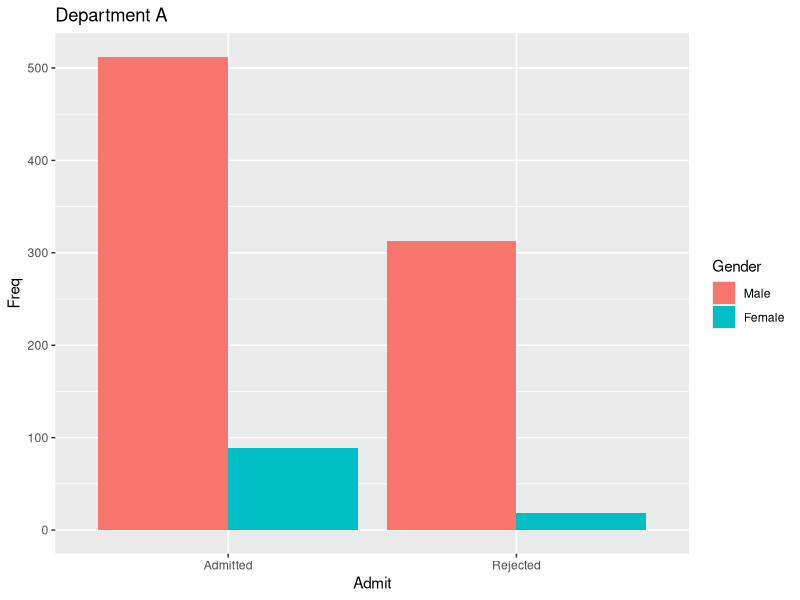
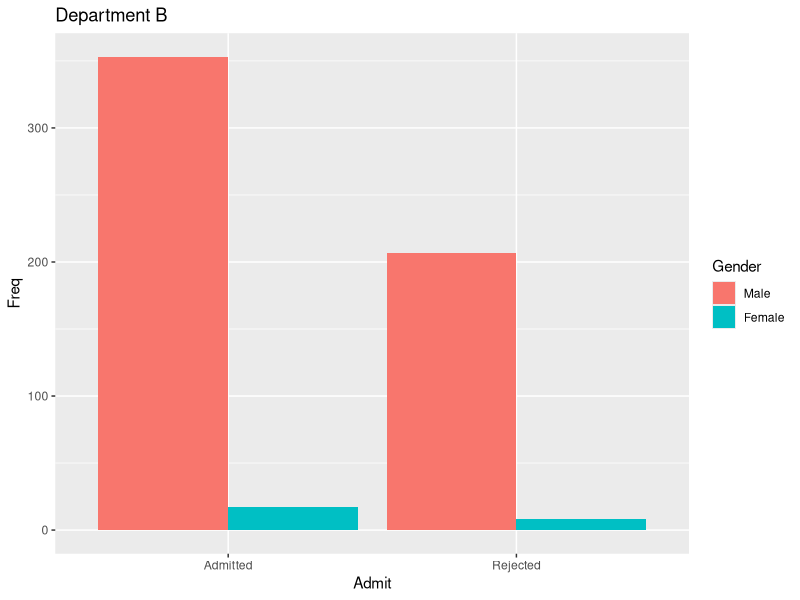
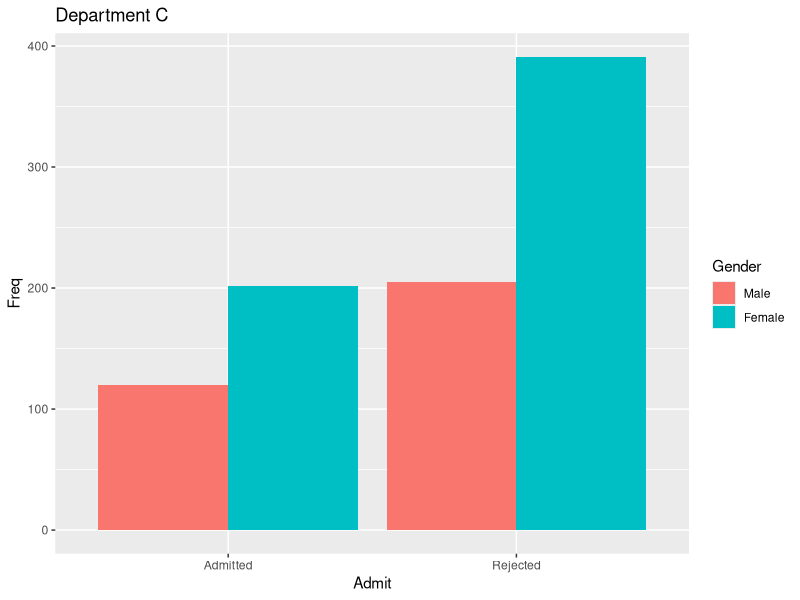
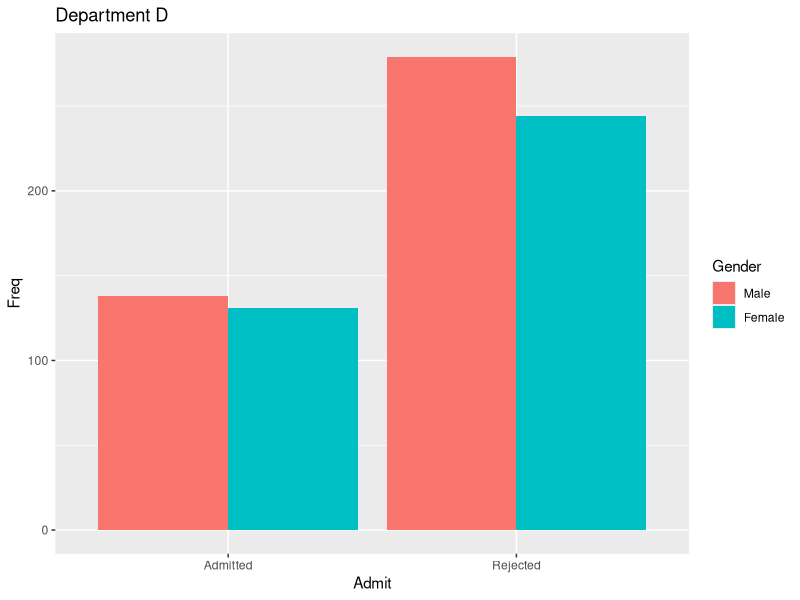
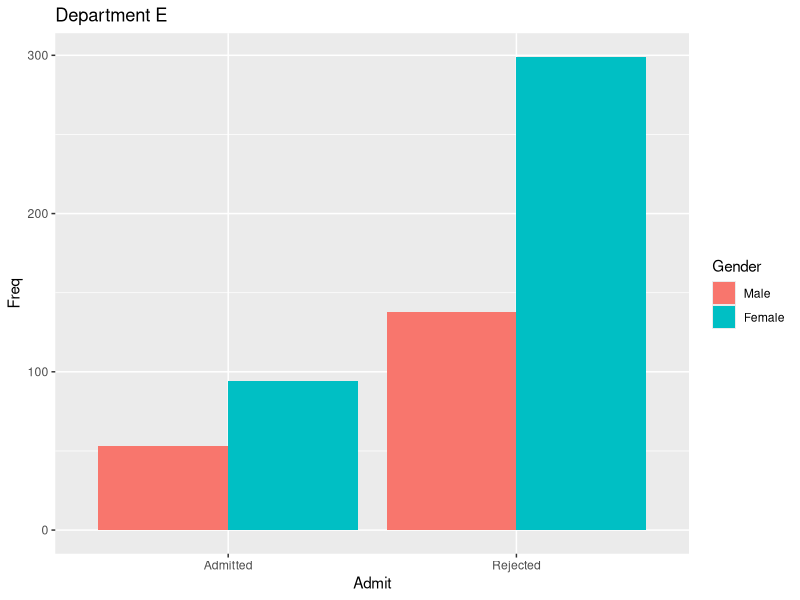
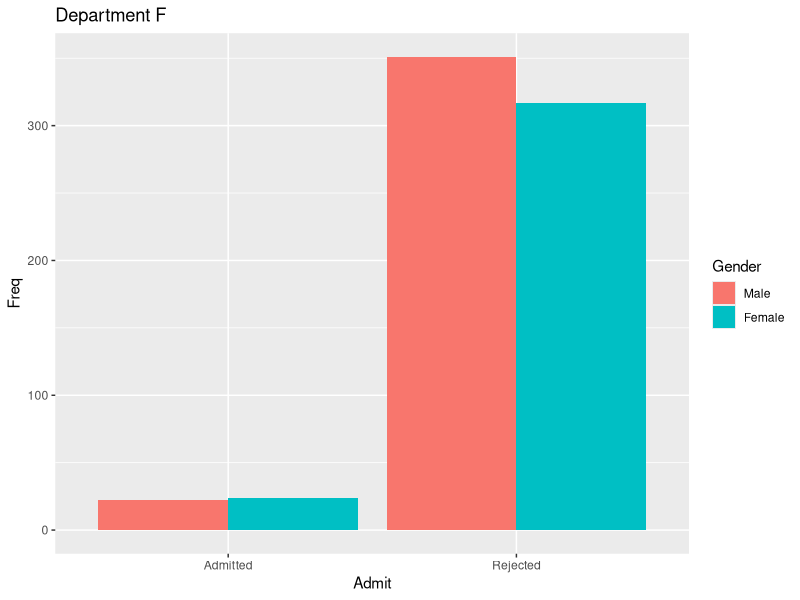
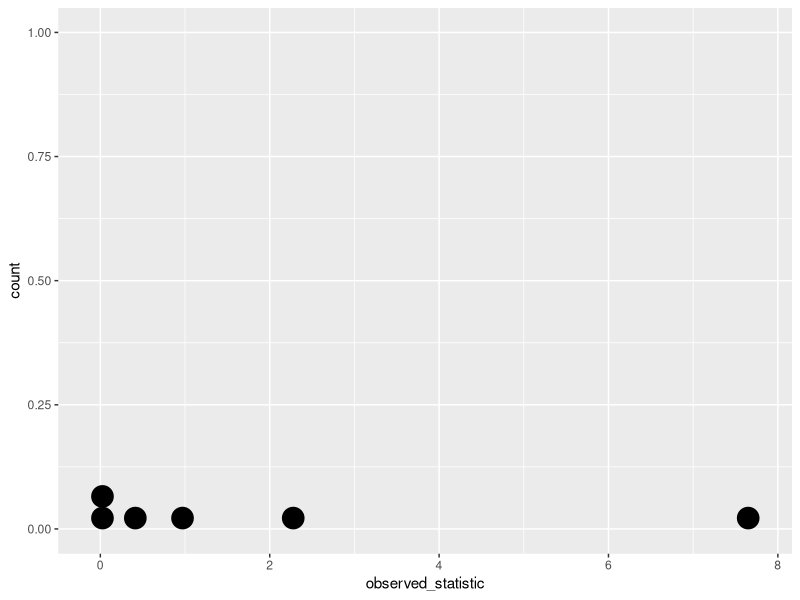

Write R code to recreate these figures, in order.
## ---- chunk 1
#load library
library(ggplot2)
## ---- chunk 2
UCBAdmissions
## ---- chunk 3
ggplot(data.frame(UCBAdmissions[,,LETTERS[1]]), aes(Admit , Freq, fill = Gender)) + geom_bar(stat="identity", position = "dodge") + ggtitle("Department A")
## ---- chunk 4
ggplot(data.frame(UCBAdmissions[,,LETTERS[2]]), aes(Admit, Freq, fill = Gender)) + geom_bar(stat="identity", position = "dodge") + ggtitle("Department B")
## ---- chunk 5
ggplot(data.frame(UCBAdmissions[,,LETTERS[3]]), aes(Admit, Freq, fill = Gender)) + geom_bar(stat="identity", position = "dodge") + ggtitle("Department C")
## ---- chunk 6
ggplot(data.frame(UCBAdmissions[,,LETTERS[4]]), aes(Admit, Freq, fill = Gender)) + geom_bar(stat="identity", position = "dodge") + ggtitle("Department D")
## ---- chunk 7
ggplot(data.frame(UCBAdmissions[,,LETTERS[5]]), aes(Admit, Freq, fill = Gender)) + geom_bar(stat="identity", position = "dodge") + ggtitle("Department E")
## ---- chunk 8
ggplot(data.frame(UCBAdmissions[,,LETTERS[6]]), aes(Admit, Freq, fill = Gender)) + geom_bar(stat="identity", position = "dodge") + ggtitle("Department F")
## ---- chunk 9
percentadmitmale <-  rep(0, 6) #Create an empty vector for percent admitted males
percentadmitfemale <-  rep(0,6) #Create an empty vector percent admitted females 
numbermale <- rep(0,6)
numberfemale <- rep(0,6)
for (i in 1:6){ #Calculate the admitted percentage for males and females of each department
  dep <- UCBAdmissions[,,LETTERS[i]]
  numbermale[i] <- sum(dep[1,1], dep[2,1])
  numberfemale[i] <- sum(dep[2,2], dep[1,2])
  percentadmitmale[i] <- dep[1,1]/(dep[1,1] + dep[2,1])
  percentadmitfemale[i] <- dep[2,1]/(dep[2,2] + dep[1,2])
}
## ---- chunk 10
percentadmitfemale
percentadmitmale
## ---- chunk 11
observed_statistic = (percentadmitfemale - percentadmitmale)
observed_statistic
## ---- chunk 12
ggplot(data.frame(observed_statistic)) + geom_dotplot(aes(observed_statistic))
## ---- chunk 13
p <- (percentadmitfemale *numberfemale + percentadmitmale * numbermale) / (numberfemale + numbermale)
p
## ---- chunk 14
SE <- sqrt(p*(1-p)*((1/numbermale) + (1/numberfemale)))
SE
## ---- chunk 15
z <- (percentadmitfemale - percentadmitmale)/SE
z
